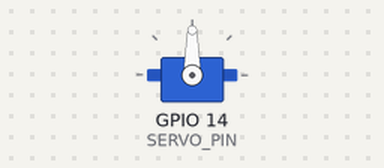
A program run on a simulated Raspberry Pi (BCM pin numbers). Shown: servo. Servo angles are drawn from the pulse width (0.5 ms = 0°, 2.5 ms = 180°).

Above: at 0.05 s.
At 1.5 s:
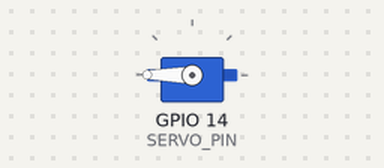
At 3.0 s:
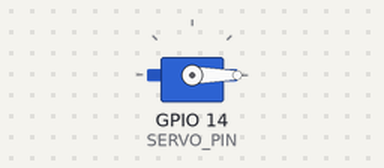
Timing chart, 0 to 6.9 s (numbered marks = the images above):
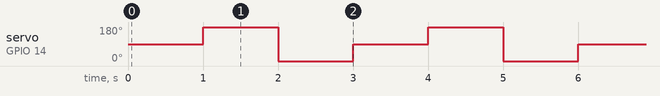

Measured:
- by itself, servo on GPIO 14 (SERVO_PIN): repeats every 3.0 s: 0° 1.0 s, 90° 1.0 s, 180° 1.0 s

The program:

PWM_Servo.py
```python
import RPi.GPIO as GPIO
import time
#서보모터를 PWM으로 제어할 핀 번호 설정
SERVO_PIN = 14

# GPIO핀의 번호 모드 설정
GPIO.setmode(GPIO.BCM)

# 서보핀의 출력 설정
GPIO.setup(SERVO_PIN, GPIO.OUT)

# PWM 인스턴스 servo 생성, 주파수 50으로 설정
servo = GPIO.PWM(SERVO_PIN,50)

# PWM 듀티비 0 으로 시작
servo.start(0)

try:
    while True:
        # 듀티비를 변경하여 서보모터를 원하는 만큼 움직임
        servo.ChangeDutyCycle(7.5) # 90도
        time.sleep(1)
        servo.ChangeDutyCycle(12.5) # 180도
        time.sleep(1)
        servo.ChangeDutyCycle(2.5) # 0도
        time.sleep(1)
except KeyboardInterrupt:
    servo.stop()
    GPIO.cleanup()
```
